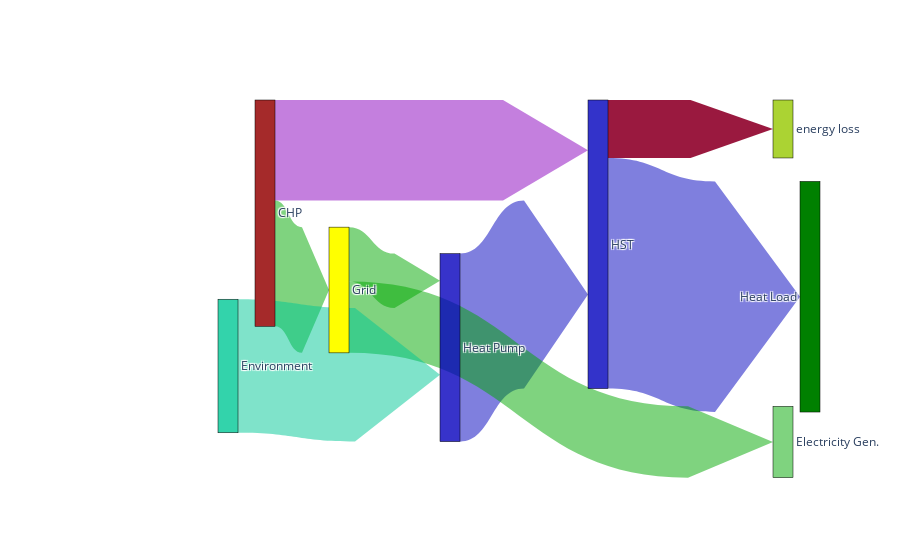

Notebook code for this chart:
### Code cell
fig = go.Figure(data=[go.Sankey(
    arrangement = "snap",
    valuesuffix = "Wh",
    node = dict(
      pad = 10,
    #   thickness = 20,
      line = dict(color = "black", width = 0.5),
      label = ['Grid',"Heat Pump", "HST", "Heat Load", "CHP", "Electricity Gen.", "energy loss", "Environment"],
      x = [0.35, 0.0, 0.7, 0.85, 0.25, 0.95,0.95, 0.2],
      y = [0.5,0,0.3,0,-0.5,0.9,-2,0.7],
    #   color = "blue"
      color = ['Yellow', 'rgba(5, 0, 189, 0.8)', 'rgba(0, 0, 189, 0.8)', 'Green', 'Brown', 'rgba(0, 168, 0, 0.5)', 'rgba(150, 200, 0, 0.8)', 'rgba(0, 200, 150, 0.8)']
    ),
    link = dict(
      arrowlen = 85,
      source = [0, 1, 2, 4, 4,0, 2, 7], # actually not, no dynamic switching here!reversed directions for hwt2_sh and hwt0_hp
      target = [1, 2, 3, 2, 0, 5, 6, 1],
      # source = sources,
      # target = targets,
      value = vals_smpl2,
      color = ['rgba(0, 168, 0, 0.5)', 'rgba(0, 0, 189, 0.5)', 'rgba(0, 0, 189, 0.5)', 'rgba(137, 0, 189, 0.5)', 'rgba(0, 168, 0, 0.5)', 'rgba(0, 168, 0, 0.5)', 'rgba(143, 0, 43, 0.9)','rgba(0, 200, 150, 0.5)']
    #   curve = [0, 0, 0, 0.5, 0]
  ))],
  layout = dict()
  )

fig.show()

### Figure 1 — Plotly figure (JSON) as saved in the notebook; plotly's stock layout.template omitted (floating-point values rounded to 4 significant figures)
{"data": [{"arrangement": "snap", "link": {"arrowlen": 85, "color": ["rgba(0, 168, 0, 0.5)", "rgba(0, 0, 189, 0.5)", "rgba(0, 0, 189, 0.5)", "rgba(137, 0, 189, 0.5)", "rgba(0, 168, 0, 0.5)", "rgba(0, 168, 0, 0.5)", "rgba(143, 0, 43, 0.9)", "rgba(0, 200, 150, 0.5)"], "source": [0, 1, 2, 4, 4, 0, 2, 7], "target": [1, 2, 3, 2, 0, 5, 6, 1], "value": [5456000.0, 18882185, 23160000.0, 10100000.0, 12630000.0, 7170000.0, 5822000.0, 13410000.0]}, "node": {"color": ["Yellow", "rgba(5, 0, 189, 0.8)", "rgba(0, 0, 189, 0.8)", "Green", "Brown", "rgba(0, 168, 0, 0.5)", "rgba(150, 200, 0, 0.8)", "rgba(0, 200, 150, 0.8)"], "label": ["Grid", "Heat Pump", "HST", "Heat Load", "CHP", "Electricity Gen.", "energy loss", "Environment"], "line": {"color": "black", "width": 0.5}, "pad": 10, "x": [0.35, 0, 0.7, 0.85, 0.25, 0.95, 0.95, 0.2], "y": [0.5, 0, 0.3, 0, -0.5, 0.9, -2, 0.7]}, "type": "sankey", "valuesuffix": "Wh"}], "layout": {}}
